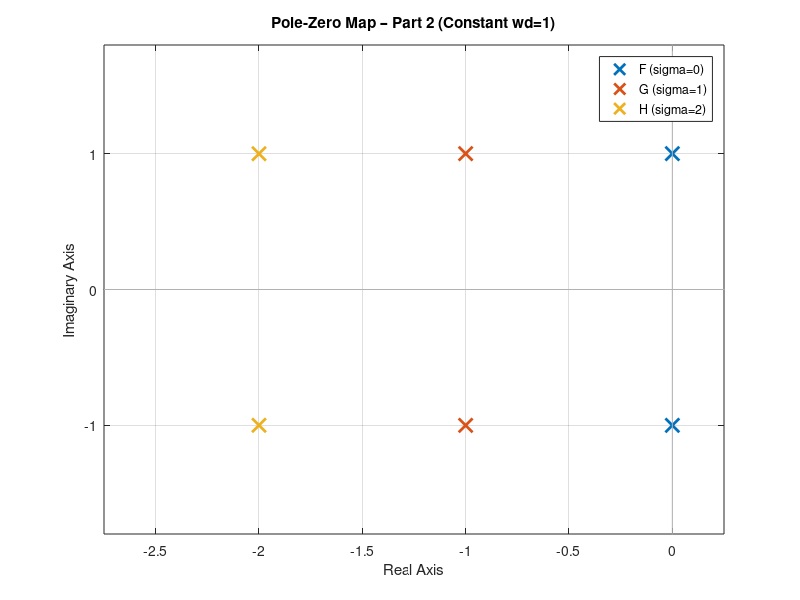
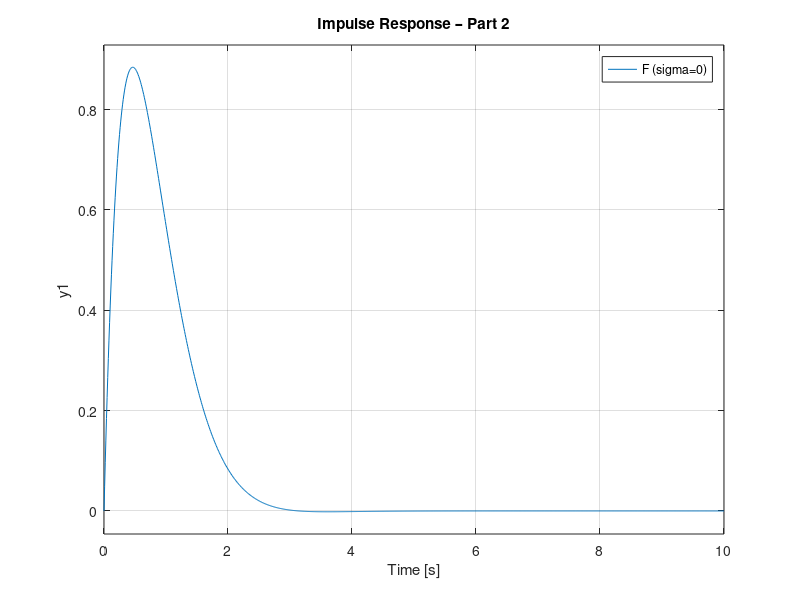
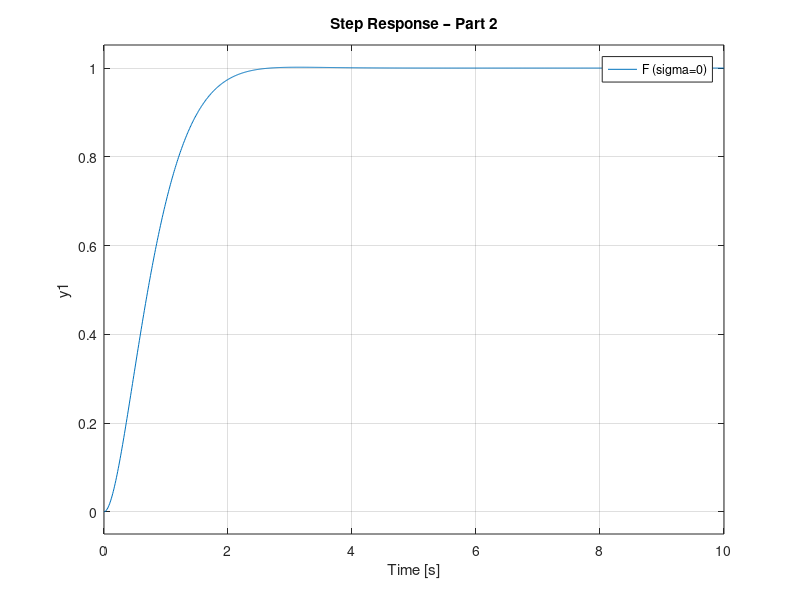

Write the MATLAB code that produced these figures, in order.
t = 0:0.01:10;
% Task 2 – Part 2
F = tf([1],  [1, 0,  1]);   % poles at ±j
G = tf([2],  [1, 2,  2]);   % poles at -1±j
H = tf([5],  [1, 4,  5]);   % poles at -2±j

% a) Pole-Zero Map
figure;
pzmap(F, G, H);
legend('F (sigma=0)', 'G (sigma=1)', 'H (sigma=2)');
title('Pole-Zero Map – Part 2 (Constant wd=1)');
grid on;

% b) Impulse Response
figure;
impulse(F,t); hold on;
impulse(G,t);
impulse(H,t);
legend('F (sigma=0)', 'G (sigma=1)', 'H (sigma=2)');
title('Impulse Response – Part 2'); grid on; hold off;

% Step Response
figure;
step(F,t); hold on;
step(G,t);
step(H,t);
legend('F (sigma=0)', 'G (sigma=1)', 'H (sigma=2)');
title('Step Response – Part 2'); grid on; hold off;
